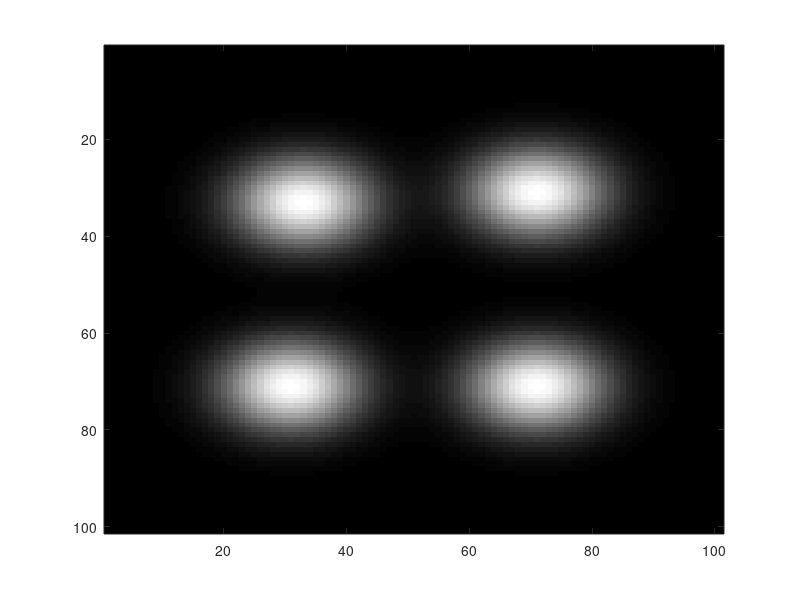

Write the MATLAB code that produced this figure. (Note: this script raises an error after producing the figure.)
close all

a = zeros(100,100);
[x,y] = meshgrid(-50:50,-50:50);


a = exp(-((x-20).^2)/120 - ((y-20).^2)/80) + ...
    exp(-((x+20).^2)/120 - ((y-20).^2)/80) + ...
    exp(-((x-20).^2)/120 - ((y+20).^2)/80) + ...
    exp(-((x+18).^2)/120 - ((y+18).^2)/80);

%a = 1./sqrt((x-30).^2+ (y-20).^2 + eps);

mask = exp(-((x).^2)/180 - ((y).^2)/150);
imagesc(a)
colormap(gray)

mask(mask>0.03)=1;
mask(mask<=0.03)=0;

%[dx, dy] = gradient(mask);
%edge = circshift(dx,[0,1]) + circshift(dy,[1,0]);
%edge = abs(dx) + abs(dy);
%edge = find(edge ~= 0);
%[ex ey ]= ind2sub( size(dx) , edge);
%edge = [ex' ; ey'];

% Use this to read actual data
load sensitivities_0503_1
mask = bodymask;
a = squeeze(abs(sens64(4,:,:)));
%%%%


a = a.*mask;
maskContour = contour(mask,1);
ex = maskContour(1,2:end);
ey = maskContour(2,2:end);

el = fit_ellipse(ex,ey);
edge = make_ellipse(el.X0, el.Y0, el.a, el.b, el.phi);

figure
imagesc(a)
colormap gray
hold on
plot(edge(1,:), edge(2,:))
axis tight

figure
[c, h] = contour(a,20);
guess0 = [1 ,1,1,1];
optvar = optimset('lsqnonlin');
p=1;

c2 =[]
allellipses = [];

while p< size(c,2)
    % figure out how many points for the current contour:
    N = c(2,p);  % number of pairs
    L = c(1,p);  % intensity level

    % extract the coordinates of each contour
    tmp = c(:, p+1:p+N);
    plot(tmp(1,:), tmp(2,:));

    hold on

    % throw out half of each contour
    %incmplt = tmp(:,1:end/2);
    %plot(incmplt(1,:), incmplt(2,:),'r');

    %tx = incmplt(1,:);
    %ty = incmplt(2,:);

    % thrown out those points in the contour that are on the edge of the
    % brain
    tmp2 = [];
    fprintf('\rremoving edges from contour..%d . ', p)
    for cpoint=1:size(tmp,2)
        
        % check all points on the edge relative to this point
        removePt=0;
        for epoint = 1:size(edge,2)
            if ( sqrt(sum((tmp(:,cpoint) - edge(:,epoint)).^2)) <= 1)
                %fprintf ('found an edge point... ')
                removePt = 1;
                epoint = size(edge,2);
            end
        end
        if removePt==0
            tmp2 = [tmp2 tmp(:,cpoint)];
        end
    end
    if ~isempty(tmp2)
        tx = tmp2(1,:);
        ty = tmp2(2,:);
        % fit the incomplete ellipse:
        plot(tx,ty,'r')

        fprintf('...fitting ellipse')

        el = fit_ellipse(tx,ty);
        allellipses = [allellipses el];
        
       pause
    end
    % advance pointer to the next contour
    p = p + N +1;

end

N = size(allellipses,2);
for e = 1:N
    if  ~isempty(el)
        if isempty(el.status)
            my_ellipse = make_ellipse(el.X0, el.Y0, el.a, el.b, el.phi);
            plot(my_ellipse(1,:), my_ellipse(2,:), 'g');
            hold on
            drawnow


            % stick the results into a new contour (in matlab format)
            newContour = zeros(3,length(my_ellipse));
            %    newCountour(1,1) = L;
            %    newContour(2,1) = length(my_ellipse);
            %    newContour(1:2,2:end) = my_ellipse;
            newContour(1:2,:) = my_ellipse;
            newContour(3,:) = L;
            c2= [c2 newContour];
        end
    end
end
[x,y] = meshgrid(1:size(mask,1),1:size(mask,2));
result = griddata(c2(1,:), c2(2,:), c2(3,:), x,y);
figure
imagesc(result)
colormap gray
hold on
plot(edge(1,:), edge(2,:),'.')
